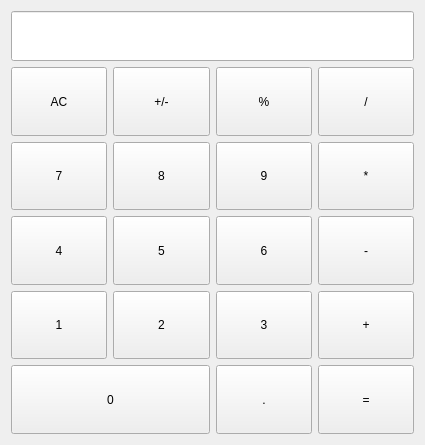
<?xml version="1.0" encoding="UTF-8"?>
<ui version="4.0">
 <class>Form</class>
 <widget class="QWidget" name="Form">
  <property name="geometry">
   <rect>
    <x>0</x>
    <y>0</y>
    <width>425</width>
    <height>445</height>
   </rect>
  </property>
  <property name="windowTitle">
   <string>Form</string>
  </property>
  <layout class="QGridLayout" name="gridLayout">
   <item row="0" column="0" colspan="4">
    <widget class="QLineEdit" name="lineEdit">
     <property name="minimumSize">
      <size>
       <width>0</width>
       <height>50</height>
      </size>
     </property>
     <property name="font">
      <font>
       <pointsize>20</pointsize>
       <weight>75</weight>
       <bold>true</bold>
      </font>
     </property>
     <property name="alignment">
      <set>Qt::AlignRight|Qt::AlignTrailing|Qt::AlignVCenter</set>
     </property>
    </widget>
   </item>
   <item row="1" column="0">
    <widget class="CalBtn" name="pushButton">
     <property name="sizePolicy">
      <sizepolicy hsizetype="Expanding" vsizetype="Expanding">
       <horstretch>0</horstretch>
       <verstretch>0</verstretch>
      </sizepolicy>
     </property>
     <property name="text">
      <string>AC</string>
     </property>
     <property name="checkable">
      <bool>true</bool>
     </property>
     <property name="autoExclusive">
      <bool>true</bool>
     </property>
     <property name="bg" stdset="0">
      <string>lightgray</string>
     </property>
     <property name="role" stdset="0">
      <string>clear</string>
     </property>
    </widget>
   </item>
   <item row="1" column="1">
    <widget class="CalBtn" name="pushButton_4">
     <property name="sizePolicy">
      <sizepolicy hsizetype="Expanding" vsizetype="Expanding">
       <horstretch>0</horstretch>
       <verstretch>0</verstretch>
      </sizepolicy>
     </property>
     <property name="text">
      <string>+/-</string>
     </property>
     <property name="checkable">
      <bool>true</bool>
     </property>
     <property name="autoExclusive">
      <bool>true</bool>
     </property>
     <property name="bg" stdset="0">
      <string>lightgray</string>
     </property>
     <property name="role" stdset="0">
      <string>num</string>
     </property>
    </widget>
   </item>
   <item row="1" column="2">
    <widget class="CalBtn" name="pushButton_3">
     <property name="sizePolicy">
      <sizepolicy hsizetype="Expanding" vsizetype="Expanding">
       <horstretch>0</horstretch>
       <verstretch>0</verstretch>
      </sizepolicy>
     </property>
     <property name="text">
      <string>%</string>
     </property>
     <property name="checkable">
      <bool>true</bool>
     </property>
     <property name="autoExclusive">
      <bool>true</bool>
     </property>
     <property name="bg" stdset="0">
      <string>lightgray</string>
     </property>
     <property name="role" stdset="0">
      <string>num</string>
     </property>
    </widget>
   </item>
   <item row="1" column="3">
    <widget class="CalBtn" name="pushButton_2">
     <property name="sizePolicy">
      <sizepolicy hsizetype="Expanding" vsizetype="Expanding">
       <horstretch>0</horstretch>
       <verstretch>0</verstretch>
      </sizepolicy>
     </property>
     <property name="text">
      <string>/</string>
     </property>
     <property name="checkable">
      <bool>true</bool>
     </property>
     <property name="autoExclusive">
      <bool>true</bool>
     </property>
     <property name="bg" stdset="0">
      <string>orange</string>
     </property>
     <property name="role" stdset="0">
      <string>operator</string>
     </property>
    </widget>
   </item>
   <item row="2" column="0">
    <widget class="CalBtn" name="pushButton_5">
     <property name="sizePolicy">
      <sizepolicy hsizetype="Expanding" vsizetype="Expanding">
       <horstretch>0</horstretch>
       <verstretch>0</verstretch>
      </sizepolicy>
     </property>
     <property name="text">
      <string>7</string>
     </property>
     <property name="checkable">
      <bool>true</bool>
     </property>
     <property name="autoExclusive">
      <bool>true</bool>
     </property>
     <property name="bg" stdset="0">
      <string>gray</string>
     </property>
     <property name="role" stdset="0">
      <string>num</string>
     </property>
    </widget>
   </item>
   <item row="2" column="1">
    <widget class="CalBtn" name="pushButton_7">
     <property name="sizePolicy">
      <sizepolicy hsizetype="Expanding" vsizetype="Expanding">
       <horstretch>0</horstretch>
       <verstretch>0</verstretch>
      </sizepolicy>
     </property>
     <property name="text">
      <string>8</string>
     </property>
     <property name="checkable">
      <bool>true</bool>
     </property>
     <property name="autoExclusive">
      <bool>true</bool>
     </property>
     <property name="bg" stdset="0">
      <string>gray</string>
     </property>
     <property name="role" stdset="0">
      <string>num</string>
     </property>
    </widget>
   </item>
   <item row="2" column="2">
    <widget class="CalBtn" name="pushButton_6">
     <property name="sizePolicy">
      <sizepolicy hsizetype="Expanding" vsizetype="Expanding">
       <horstretch>0</horstretch>
       <verstretch>0</verstretch>
      </sizepolicy>
     </property>
     <property name="text">
      <string>9</string>
     </property>
     <property name="checkable">
      <bool>true</bool>
     </property>
     <property name="autoExclusive">
      <bool>true</bool>
     </property>
     <property name="bg" stdset="0">
      <string>gray</string>
     </property>
     <property name="role" stdset="0">
      <string>num</string>
     </property>
    </widget>
   </item>
   <item row="2" column="3">
    <widget class="CalBtn" name="pushButton_8">
     <property name="sizePolicy">
      <sizepolicy hsizetype="Expanding" vsizetype="Expanding">
       <horstretch>0</horstretch>
       <verstretch>0</verstretch>
      </sizepolicy>
     </property>
     <property name="text">
      <string>*</string>
     </property>
     <property name="checkable">
      <bool>true</bool>
     </property>
     <property name="autoExclusive">
      <bool>true</bool>
     </property>
     <property name="bg" stdset="0">
      <string>orange</string>
     </property>
     <property name="role" stdset="0">
      <string>operator</string>
     </property>
    </widget>
   </item>
   <item row="3" column="0">
    <widget class="CalBtn" name="pushButton_9">
     <property name="sizePolicy">
      <sizepolicy hsizetype="Expanding" vsizetype="Expanding">
       <horstretch>0</horstretch>
       <verstretch>0</verstretch>
      </sizepolicy>
     </property>
     <property name="text">
      <string>4</string>
     </property>
     <property name="checkable">
      <bool>true</bool>
     </property>
     <property name="autoExclusive">
      <bool>true</bool>
     </property>
     <property name="bg" stdset="0">
      <string>gray</string>
     </property>
     <property name="role" stdset="0">
      <string>num</string>
     </property>
    </widget>
   </item>
   <item row="3" column="1">
    <widget class="CalBtn" name="pushButton_11">
     <property name="sizePolicy">
      <sizepolicy hsizetype="Expanding" vsizetype="Expanding">
       <horstretch>0</horstretch>
       <verstretch>0</verstretch>
      </sizepolicy>
     </property>
     <property name="text">
      <string>5</string>
     </property>
     <property name="checkable">
      <bool>true</bool>
     </property>
     <property name="autoExclusive">
      <bool>true</bool>
     </property>
     <property name="bg" stdset="0">
      <string>gray</string>
     </property>
     <property name="role" stdset="0">
      <string>num</string>
     </property>
    </widget>
   </item>
   <item row="3" column="2">
    <widget class="CalBtn" name="pushButton_10">
     <property name="sizePolicy">
      <sizepolicy hsizetype="Expanding" vsizetype="Expanding">
       <horstretch>0</horstretch>
       <verstretch>0</verstretch>
      </sizepolicy>
     </property>
     <property name="text">
      <string>6</string>
     </property>
     <property name="checkable">
      <bool>true</bool>
     </property>
     <property name="autoExclusive">
      <bool>true</bool>
     </property>
     <property name="bg" stdset="0">
      <string>gray</string>
     </property>
     <property name="role" stdset="0">
      <string>num</string>
     </property>
    </widget>
   </item>
   <item row="3" column="3">
    <widget class="CalBtn" name="pushButton_12">
     <property name="sizePolicy">
      <sizepolicy hsizetype="Expanding" vsizetype="Expanding">
       <horstretch>0</horstretch>
       <verstretch>0</verstretch>
      </sizepolicy>
     </property>
     <property name="text">
      <string>-</string>
     </property>
     <property name="checkable">
      <bool>true</bool>
     </property>
     <property name="autoExclusive">
      <bool>true</bool>
     </property>
     <property name="bg" stdset="0">
      <string>orange</string>
     </property>
     <property name="role" stdset="0">
      <string>operator</string>
     </property>
    </widget>
   </item>
   <item row="4" column="0">
    <widget class="CalBtn" name="pushButton_13">
     <property name="sizePolicy">
      <sizepolicy hsizetype="Expanding" vsizetype="Expanding">
       <horstretch>0</horstretch>
       <verstretch>0</verstretch>
      </sizepolicy>
     </property>
     <property name="text">
      <string>1</string>
     </property>
     <property name="checkable">
      <bool>true</bool>
     </property>
     <property name="autoExclusive">
      <bool>true</bool>
     </property>
     <property name="bg" stdset="0">
      <string>gray</string>
     </property>
     <property name="role" stdset="0">
      <string>num</string>
     </property>
    </widget>
   </item>
   <item row="4" column="1">
    <widget class="CalBtn" name="pushButton_15">
     <property name="sizePolicy">
      <sizepolicy hsizetype="Expanding" vsizetype="Expanding">
       <horstretch>0</horstretch>
       <verstretch>0</verstretch>
      </sizepolicy>
     </property>
     <property name="text">
      <string>2</string>
     </property>
     <property name="checkable">
      <bool>true</bool>
     </property>
     <property name="autoExclusive">
      <bool>true</bool>
     </property>
     <property name="bg" stdset="0">
      <string>gray</string>
     </property>
     <property name="role" stdset="0">
      <string>num</string>
     </property>
    </widget>
   </item>
   <item row="4" column="2">
    <widget class="CalBtn" name="pushButton_14">
     <property name="sizePolicy">
      <sizepolicy hsizetype="Expanding" vsizetype="Expanding">
       <horstretch>0</horstretch>
       <verstretch>0</verstretch>
      </sizepolicy>
     </property>
     <property name="text">
      <string>3</string>
     </property>
     <property name="checkable">
      <bool>true</bool>
     </property>
     <property name="autoExclusive">
      <bool>true</bool>
     </property>
     <property name="bg" stdset="0">
      <string>gray</string>
     </property>
     <property name="role" stdset="0">
      <string>num</string>
     </property>
    </widget>
   </item>
   <item row="4" column="3">
    <widget class="CalBtn" name="pushButton_16">
     <property name="sizePolicy">
      <sizepolicy hsizetype="Expanding" vsizetype="Expanding">
       <horstretch>0</horstretch>
       <verstretch>0</verstretch>
      </sizepolicy>
     </property>
     <property name="text">
      <string>+</string>
     </property>
     <property name="checkable">
      <bool>true</bool>
     </property>
     <property name="autoExclusive">
      <bool>true</bool>
     </property>
     <property name="bg" stdset="0">
      <string>orange</string>
     </property>
     <property name="role" stdset="0">
      <string>operator</string>
     </property>
    </widget>
   </item>
   <item row="5" column="0" colspan="2">
    <widget class="CalBtn" name="pushButton_17">
     <property name="sizePolicy">
      <sizepolicy hsizetype="Expanding" vsizetype="Expanding">
       <horstretch>0</horstretch>
       <verstretch>0</verstretch>
      </sizepolicy>
     </property>
     <property name="text">
      <string>0</string>
     </property>
     <property name="checkable">
      <bool>true</bool>
     </property>
     <property name="autoExclusive">
      <bool>true</bool>
     </property>
     <property name="bg" stdset="0">
      <string>gray</string>
     </property>
     <property name="role" stdset="0">
      <string>num</string>
     </property>
    </widget>
   </item>
   <item row="5" column="2">
    <widget class="CalBtn" name="pushButton_18">
     <property name="sizePolicy">
      <sizepolicy hsizetype="Expanding" vsizetype="Expanding">
       <horstretch>0</horstretch>
       <verstretch>0</verstretch>
      </sizepolicy>
     </property>
     <property name="text">
      <string>.</string>
     </property>
     <property name="checkable">
      <bool>true</bool>
     </property>
     <property name="autoExclusive">
      <bool>true</bool>
     </property>
     <property name="bg" stdset="0">
      <string>gray</string>
     </property>
     <property name="role" stdset="0">
      <string>num</string>
     </property>
    </widget>
   </item>
   <item row="5" column="3">
    <widget class="CalBtn" name="pushButton_20">
     <property name="sizePolicy">
      <sizepolicy hsizetype="Expanding" vsizetype="Expanding">
       <horstretch>0</horstretch>
       <verstretch>0</verstretch>
      </sizepolicy>
     </property>
     <property name="text">
      <string>=</string>
     </property>
     <property name="checkable">
      <bool>true</bool>
     </property>
     <property name="autoExclusive">
      <bool>true</bool>
     </property>
     <property name="bg" stdset="0">
      <string>equal</string>
     </property>
     <property name="role" stdset="0">
      <string>calculate</string>
     </property>
    </widget>
   </item>
  </layout>
 </widget>
 <customwidgets>
  <customwidget>
   <class>CalBtn</class>
   <extends>QPushButton</extends>
   <header location="global">cal_btn</header>
   <slots>
    <signal>key_pressed()</signal>
   </slots>
  </customwidget>
 </customwidgets>
 <resources/>
 <connections>
  <connection>
   <sender>pushButton</sender>
   <signal>key_pressed()</signal>
   <receiver>Form</receiver>
   <slot>get_key()</slot>
   <hints>
    <hint type="sourcelabel">
     <x>57</x>
     <y>98</y>
    </hint>
    <hint type="destinationlabel">
     <x>-110</x>
     <y>98</y>
    </hint>
   </hints>
  </connection>
  <connection>
   <sender>pushButton_4</sender>
   <signal>key_pressed()</signal>
   <receiver>Form</receiver>
   <slot>get_key()</slot>
   <hints>
    <hint type="sourcelabel">
     <x>179</x>
     <y>109</y>
    </hint>
    <hint type="destinationlabel">
     <x>214</x>
     <y>-42</y>
    </hint>
   </hints>
  </connection>
  <connection>
   <sender>pushButton_3</sender>
   <signal>key_pressed()</signal>
   <receiver>Form</receiver>
   <slot>get_key()</slot>
   <hints>
    <hint type="sourcelabel">
     <x>265</x>
     <y>109</y>
    </hint>
    <hint type="destinationlabel">
     <x>265</x>
     <y>-25</y>
    </hint>
   </hints>
  </connection>
  <connection>
   <sender>pushButton_2</sender>
   <signal>key_pressed()</signal>
   <receiver>Form</receiver>
   <slot>get_key()</slot>
   <hints>
    <hint type="sourcelabel">
     <x>369</x>
     <y>112</y>
    </hint>
    <hint type="destinationlabel">
     <x>363</x>
     <y>-39</y>
    </hint>
   </hints>
  </connection>
  <connection>
   <sender>pushButton_5</sender>
   <signal>key_pressed()</signal>
   <receiver>Form</receiver>
   <slot>get_key()</slot>
   <hints>
    <hint type="sourcelabel">
     <x>52</x>
     <y>177</y>
    </hint>
    <hint type="destinationlabel">
     <x>-175</x>
     <y>152</y>
    </hint>
   </hints>
  </connection>
  <connection>
   <sender>pushButton_7</sender>
   <signal>key_pressed()</signal>
   <receiver>Form</receiver>
   <slot>get_key()</slot>
   <hints>
    <hint type="sourcelabel">
     <x>130</x>
     <y>175</y>
    </hint>
    <hint type="destinationlabel">
     <x>129</x>
     <y>-15</y>
    </hint>
   </hints>
  </connection>
  <connection>
   <sender>pushButton_6</sender>
   <signal>key_pressed()</signal>
   <receiver>Form</receiver>
   <slot>get_key()</slot>
   <hints>
    <hint type="sourcelabel">
     <x>235</x>
     <y>169</y>
    </hint>
    <hint type="destinationlabel">
     <x>211</x>
     <y>-52</y>
    </hint>
   </hints>
  </connection>
  <connection>
   <sender>pushButton_8</sender>
   <signal>key_pressed()</signal>
   <receiver>Form</receiver>
   <slot>get_key()</slot>
   <hints>
    <hint type="sourcelabel">
     <x>359</x>
     <y>185</y>
    </hint>
    <hint type="destinationlabel">
     <x>597</x>
     <y>167</y>
    </hint>
   </hints>
  </connection>
  <connection>
   <sender>pushButton_9</sender>
   <signal>key_pressed()</signal>
   <receiver>Form</receiver>
   <slot>get_key()</slot>
   <hints>
    <hint type="sourcelabel">
     <x>62</x>
     <y>265</y>
    </hint>
    <hint type="destinationlabel">
     <x>-117</x>
     <y>248</y>
    </hint>
   </hints>
  </connection>
  <connection>
   <sender>pushButton_11</sender>
   <signal>key_pressed()</signal>
   <receiver>Form</receiver>
   <slot>get_key()</slot>
   <hints>
    <hint type="sourcelabel">
     <x>149</x>
     <y>260</y>
    </hint>
    <hint type="destinationlabel">
     <x>-69</x>
     <y>229</y>
    </hint>
   </hints>
  </connection>
  <connection>
   <sender>pushButton_10</sender>
   <signal>key_pressed()</signal>
   <receiver>Form</receiver>
   <slot>get_key()</slot>
   <hints>
    <hint type="sourcelabel">
     <x>258</x>
     <y>254</y>
    </hint>
    <hint type="destinationlabel">
     <x>518</x>
     <y>269</y>
    </hint>
   </hints>
  </connection>
  <connection>
   <sender>pushButton_12</sender>
   <signal>key_pressed()</signal>
   <receiver>Form</receiver>
   <slot>get_key()</slot>
   <hints>
    <hint type="sourcelabel">
     <x>397</x>
     <y>240</y>
    </hint>
    <hint type="destinationlabel">
     <x>546</x>
     <y>255</y>
    </hint>
   </hints>
  </connection>
  <connection>
   <sender>pushButton_13</sender>
   <signal>key_pressed()</signal>
   <receiver>Form</receiver>
   <slot>get_key()</slot>
   <hints>
    <hint type="sourcelabel">
     <x>56</x>
     <y>310</y>
    </hint>
    <hint type="destinationlabel">
     <x>-58</x>
     <y>319</y>
    </hint>
   </hints>
  </connection>
  <connection>
   <sender>pushButton_15</sender>
   <signal>key_pressed()</signal>
   <receiver>Form</receiver>
   <slot>get_key()</slot>
   <hints>
    <hint type="sourcelabel">
     <x>145</x>
     <y>340</y>
    </hint>
    <hint type="destinationlabel">
     <x>-136</x>
     <y>335</y>
    </hint>
   </hints>
  </connection>
  <connection>
   <sender>pushButton_14</sender>
   <signal>key_pressed()</signal>
   <receiver>Form</receiver>
   <slot>get_key()</slot>
   <hints>
    <hint type="sourcelabel">
     <x>284</x>
     <y>312</y>
    </hint>
    <hint type="destinationlabel">
     <x>590</x>
     <y>318</y>
    </hint>
   </hints>
  </connection>
  <connection>
   <sender>pushButton_16</sender>
   <signal>key_pressed()</signal>
   <receiver>Form</receiver>
   <slot>get_key()</slot>
   <hints>
    <hint type="sourcelabel">
     <x>345</x>
     <y>340</y>
    </hint>
    <hint type="destinationlabel">
     <x>513</x>
     <y>339</y>
    </hint>
   </hints>
  </connection>
  <connection>
   <sender>pushButton_17</sender>
   <signal>key_pressed()</signal>
   <receiver>Form</receiver>
   <slot>get_key()</slot>
   <hints>
    <hint type="sourcelabel">
     <x>84</x>
     <y>395</y>
    </hint>
    <hint type="destinationlabel">
     <x>-201</x>
     <y>390</y>
    </hint>
   </hints>
  </connection>
  <connection>
   <sender>pushButton_18</sender>
   <signal>key_pressed()</signal>
   <receiver>Form</receiver>
   <slot>get_key()</slot>
   <hints>
    <hint type="sourcelabel">
     <x>262</x>
     <y>400</y>
    </hint>
    <hint type="destinationlabel">
     <x>248</x>
     <y>490</y>
    </hint>
   </hints>
  </connection>
  <connection>
   <sender>pushButton_20</sender>
   <signal>key_pressed()</signal>
   <receiver>Form</receiver>
   <slot>get_key()</slot>
   <hints>
    <hint type="sourcelabel">
     <x>370</x>
     <y>387</y>
    </hint>
    <hint type="destinationlabel">
     <x>692</x>
     <y>413</y>
    </hint>
   </hints>
  </connection>
 </connections>
 <slots>
  <slot>get_key()</slot>
 </slots>
</ui>
